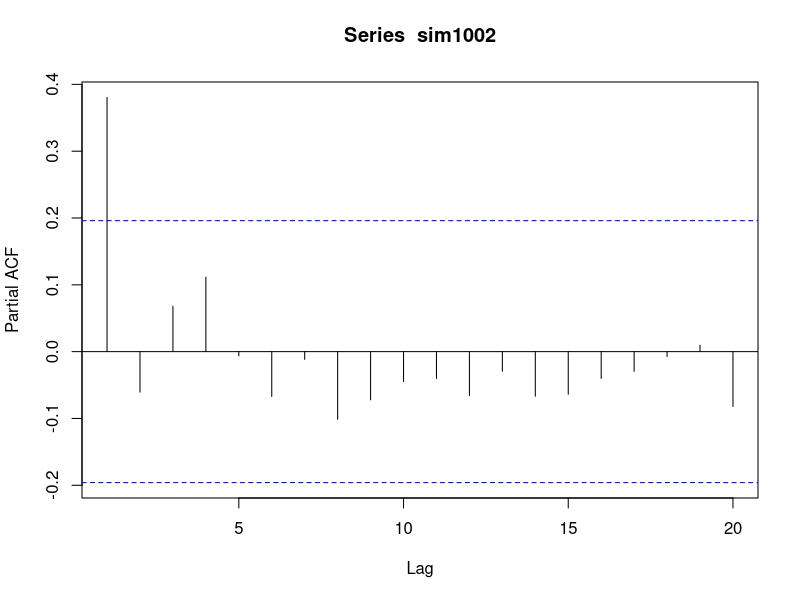
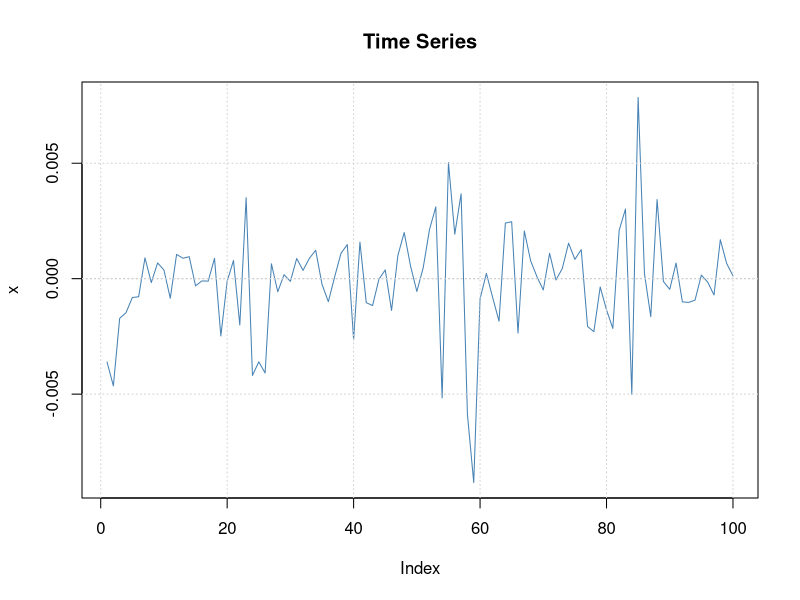
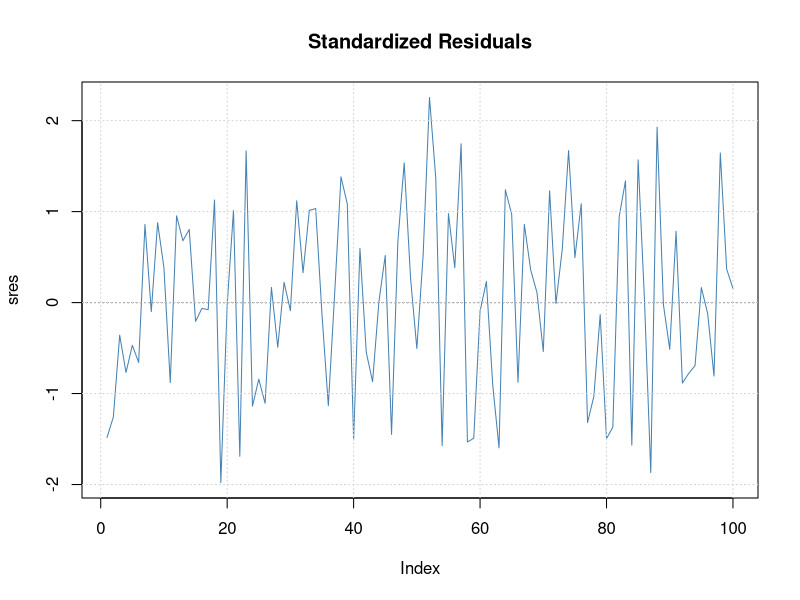
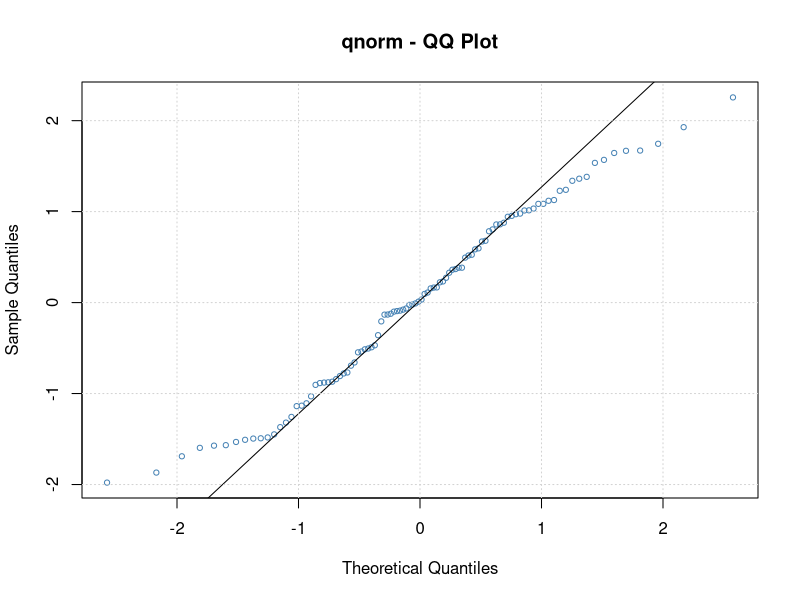
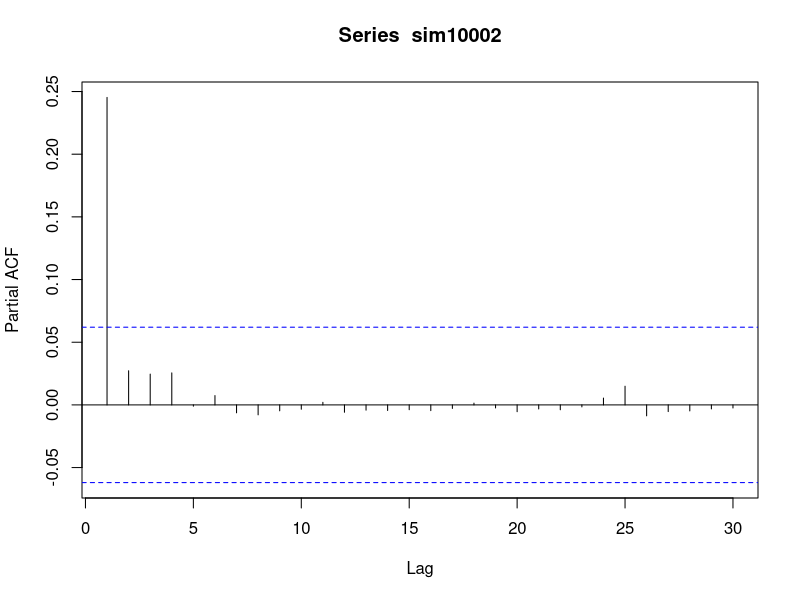
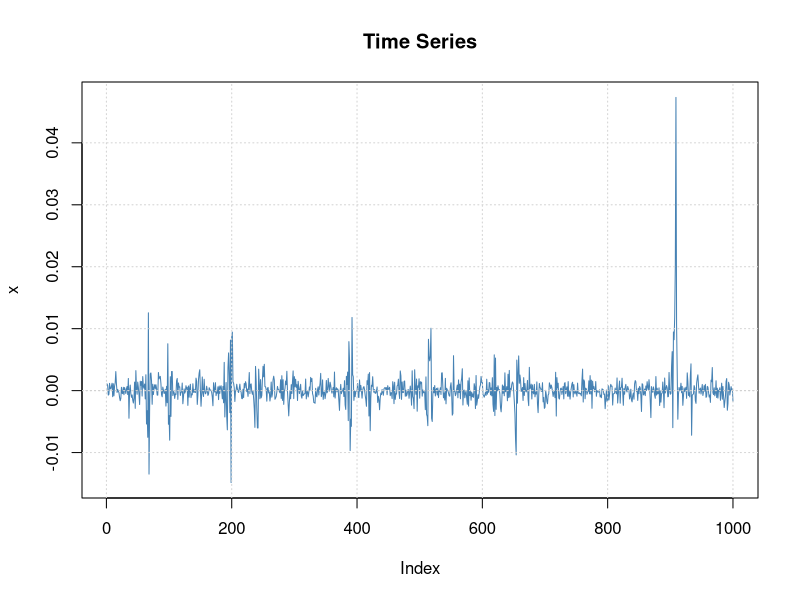
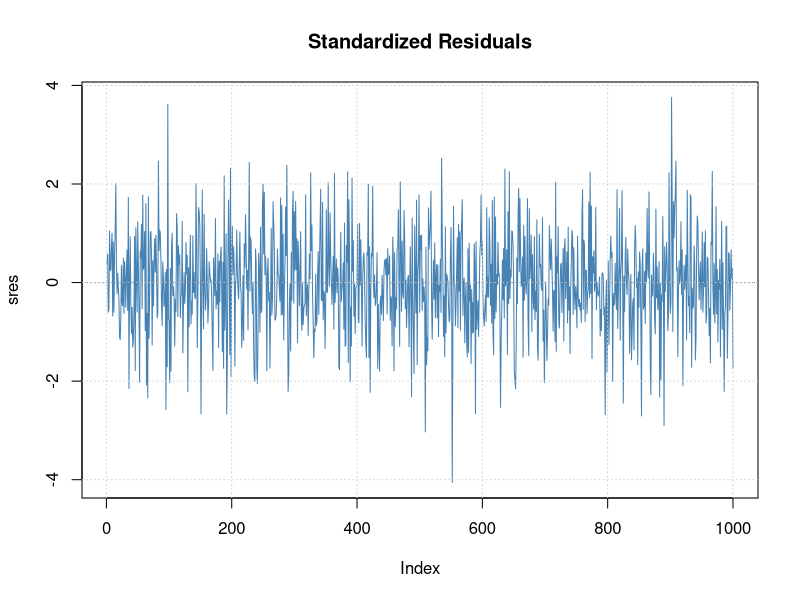
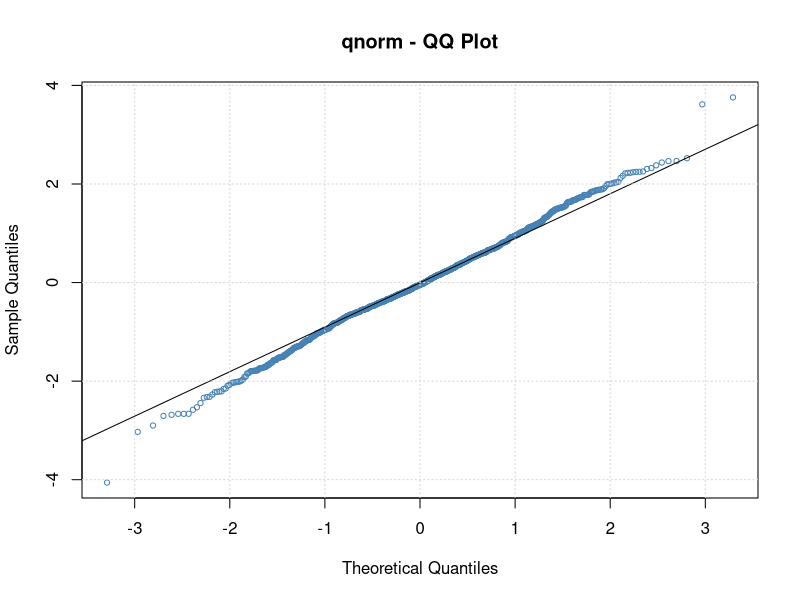

The R script that drew these images, in order:
# clear variables and close windows
rm(list = ls(all = TRUE))
graphics.off()

# install and load packages
if(!require("fGarch")){install.packages("fGarch")};  library(fGarch)
if(!require("grid")){install.packages("grid")};  library(grid)
if(!require("gridExtra")){install.packages("gridExtra")};  library(gridExtra)

#set seed
set.seed(134)
#simulated ARCH(1) model with n=100 with alpha=0.9 
sim100<-garchSim(spec = garchSpec(model = list(alpha = 0.9, beta = 0)),100)
#plot PACF of squared Observations
sim1002<-sim100^2
pacf(sim1002)
#ARCH model estimation
model100 <- garchFit(~garch(1), data =sim100,cond.dist = "QMLE")
summary(model100)
#plot of Time Series
plot(model100,which = 1)
#plot of Standardized Residuals
plot(model100,which = 9)
#Quantile-Quantile Plot of Standardized Residuals
plot(model100,which = 13)

#now the same for n=1000
sim1000<-garchSim(spec = garchSpec(model = list(alpha = 0.9, beta = 0)),1000)
#plot PACF of squared Observations
sim10002<-sim1000^2
pacf(sim10002)
#ARCH model estimation
model1000 <- garchFit(~garch(1), data =sim1000,cond.dist = "QMLE")
#plot of Time Series
plot(model1000,which = 1)
#plot of Standardized Residuals
plot(model1000,which = 9)
#Quantile-Quantile Plot of Standardized Residuals
plot(model1000,which = 13)

                                  
